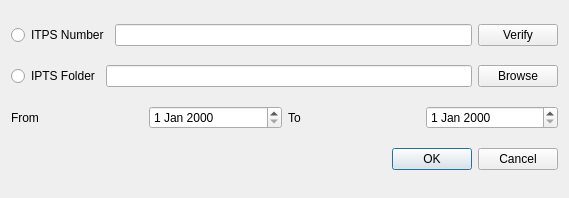
<?xml version="1.0" encoding="UTF-8"?>
<ui version="4.0">
 <class>Dialog</class>
 <widget class="QDialog" name="Dialog">
  <property name="windowModality">
   <enum>Qt::ApplicationModal</enum>
  </property>
  <property name="geometry">
   <rect>
    <x>0</x>
    <y>0</y>
    <width>569</width>
    <height>198</height>
   </rect>
  </property>
  <property name="windowTitle">
   <string>Dialog</string>
  </property>
  <property name="modal">
   <bool>true</bool>
  </property>
  <layout class="QGridLayout" name="gridLayout">
   <item row="1" column="0">
    <layout class="QHBoxLayout" name="horizontalLayout_2">
     <item>
      <widget class="QRadioButton" name="radioButton_useDir">
       <property name="text">
        <string>IPTS Folder</string>
       </property>
      </widget>
     </item>
     <item>
      <widget class="QLineEdit" name="lineEdit_iptsDir"/>
     </item>
     <item>
      <widget class="QPushButton" name="pushButton_browse">
       <property name="text">
        <string>Browse</string>
       </property>
      </widget>
     </item>
    </layout>
   </item>
   <item row="0" column="0">
    <layout class="QHBoxLayout" name="horizontalLayout">
     <item>
      <widget class="QRadioButton" name="radioButton_useNumber">
       <property name="text">
        <string>ITPS Number</string>
       </property>
      </widget>
     </item>
     <item>
      <widget class="QLineEdit" name="lineEdit_iptsNumber"/>
     </item>
     <item>
      <widget class="QPushButton" name="pushButton_verify">
       <property name="text">
        <string>Verify</string>
       </property>
      </widget>
     </item>
    </layout>
   </item>
   <item row="3" column="0">
    <widget class="QDialogButtonBox" name="buttonBox_okAdd">
     <property name="orientation">
      <enum>Qt::Horizontal</enum>
     </property>
     <property name="standardButtons">
      <set>QDialogButtonBox::Cancel|QDialogButtonBox::Ok</set>
     </property>
    </widget>
   </item>
   <item row="2" column="0">
    <layout class="QHBoxLayout" name="horizontalLayout_3">
     <item>
      <widget class="QLabel" name="label">
       <property name="text">
        <string>From</string>
       </property>
      </widget>
     </item>
     <item>
      <widget class="QDateEdit" name="dateEdit"/>
     </item>
     <item>
      <widget class="QLabel" name="label_2">
       <property name="text">
        <string>To</string>
       </property>
      </widget>
     </item>
     <item>
      <widget class="QDateEdit" name="dateEdit_2"/>
     </item>
    </layout>
   </item>
  </layout>
 </widget>
 <resources/>
 <connections>
  <connection>
   <sender>buttonBox_okAdd</sender>
   <signal>accepted()</signal>
   <receiver>Dialog</receiver>
   <slot>accept()</slot>
   <hints>
    <hint type="sourcelabel">
     <x>248</x>
     <y>254</y>
    </hint>
    <hint type="destinationlabel">
     <x>157</x>
     <y>274</y>
    </hint>
   </hints>
  </connection>
  <connection>
   <sender>buttonBox_okAdd</sender>
   <signal>rejected()</signal>
   <receiver>Dialog</receiver>
   <slot>reject()</slot>
   <hints>
    <hint type="sourcelabel">
     <x>316</x>
     <y>260</y>
    </hint>
    <hint type="destinationlabel">
     <x>286</x>
     <y>274</y>
    </hint>
   </hints>
  </connection>
 </connections>
</ui>
